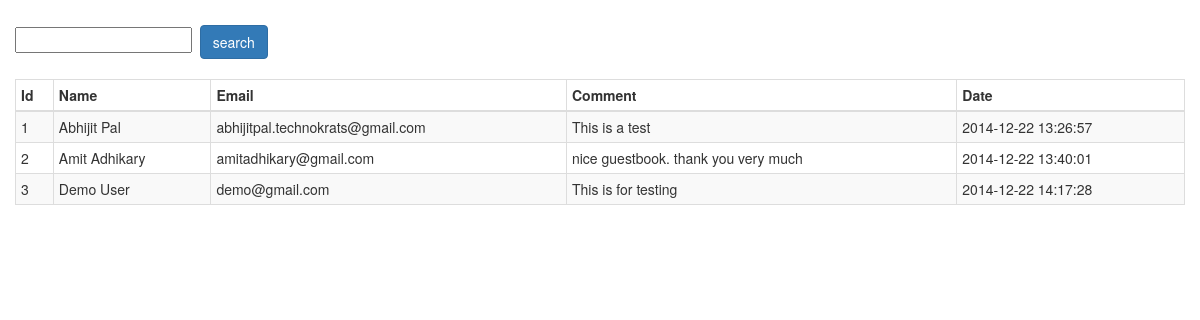
Screenshot of /viewguestbook.php with the database file from the repository.
### tables this page shows
CREATE TABLE IF NOT EXISTS `guestbook` (
  `id` int(4) NOT NULL AUTO_INCREMENT,
  `name` varchar(65) NOT NULL DEFAULT '',
  `email` varchar(65) NOT NULL DEFAULT '',
  `comment` longtext NOT NULL,
  `datetime` datetime NOT NULL,
  PRIMARY KEY (`id`)
);

### viewguestbook.php (the view, shortened to what this page needs)
<!DOCTYPE html><html lang="en">
<head>
	<link href="css/bootstrap.min.css" rel="stylesheet">
 </head>
 <?php require('config.php'); ?>
 <body">
	<div class="container">
		<div class="row">
		<div class="padding">
             <form method="post" action="search_guest_book.php">
	        <input type="text" name="search_text" ">&nbsp
	        <button class="btn btn-primary">search</button>
	        </form><br>
	        </div>
			<div class="span12">
				<table class="table table-hover table-striped table-bordered  table-condensed">
					<thead>
						<tr>
						<th>Id</th>
						<th>Name</th>
						<th>Email</th>
						<th>Comment</th>
						<th>Date</th>
						</tr>
					</thead>
					<tbody>
						<?php
						$result = mysqli_query($con,"SELECT * FROM guestbook");
						while($row = mysqli_fetch_array($result))
						{ ?>
						<tr>
						<td><?php echo $row['id']; ?></td>
						<td><?php echo $row['name']; ?></td>
						<td><?php echo $row['email']; ?></td>
						<td><?php echo $row['comment']; ?></td>
						<td><?php echo $row['datetime']; ?></td>
						</tr>
						<?php }
						?>
					</tbody>
				</table>
			</div>
		</div>
	</div>
 </body>
 </html>

### viewguestbook.php (style rules this page uses)
.padding { padding-top: 25px; }

### rows the page displays
guestbook: id "1", name "Abhijit Pal", email "abhijitpal.technokrats@gmail.com", comment "This is a test", datetime "2014-12-22 13:26:57"
guestbook: id "2", name "Amit Adhikary", email "amitadhikary@gmail.com", comment "nice guestbook. thank you very much", datetime "2014-12-22 13:40:01"
guestbook: id "3", name "Demo User", email "demo@gmail.com", comment "This is for testing", datetime "2014-12-22 14:17:28"
